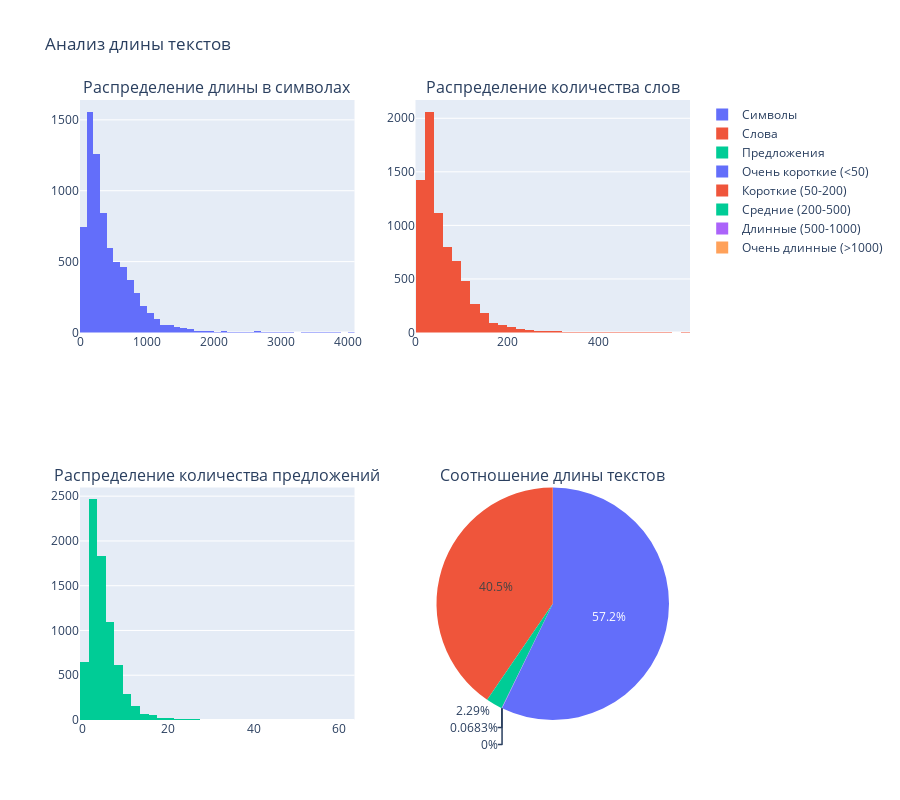

Notebook cell for this chart:
### Markdown cell above
## 3. Визуализация распределения длин

### Code cell
def create_length_visualizations(char_lengths, word_counts, sentence_counts):
    """Создание визуализаций для длин текстов"""
    
    fig = make_subplots(
        rows=2, cols=2,
        subplot_titles=('Распределение длины в символах', 
                       'Распределение количества слов',
                       'Распределение количества предложений',
                       'Соотношение длины текстов'),
        specs=[[{"secondary_y": False}, {"secondary_y": False}],
               [{"secondary_y": False}, {"type": "pie"}]]
    )

    # Гистограмма длины в символах
    fig.add_trace(go.Histogram(x=char_lengths, name='Символы', nbinsx=50),
                  row=1, col=1)

    # Гистограмма количества слов
    fig.add_trace(go.Histogram(x=word_counts, name='Слова', nbinsx=50),
                  row=1, col=2)

    # Гистограмма количества предложений
    fig.add_trace(go.Histogram(x=sentence_counts, name='Предложения', nbinsx=50),
                  row=2, col=1)

    # Круговая диаграмма по категориям длины
    length_categories = pd.cut(word_counts, 
                              bins=[0, 50, 200, 500, 1000, np.inf],
                              labels=['Очень короткие (<50)', 'Короткие (50-200)', 
                                     'Средние (200-500)', 'Длинные (500-1000)', 
                                     'Очень длинные (>1000)'])
    category_counts = length_categories.value_counts()
    fig.add_trace(go.Pie(labels=category_counts.index, 
                         values=category_counts.values,
                         name="Категории длины"),
                  row=2, col=2)

    fig.update_layout(height=800, title_text="Анализ длины текстов")
    fig.show()

create_length_visualizations(char_lengths, word_counts, sentence_counts)

### Figure 1 — Plotly figure (JSON) as saved in the notebook; plotly's stock layout.template omitted (floating-point values rounded to 4 significant figures; data arrays with more than 128 entries replaced by an {"elided": "..."} marker saying what was removed)
{"data": [{"name": "Символы", "nbinsx": 50, "type": "histogram", "x": {"elided": "7325 int values"}, "xaxis": "x", "yaxis": "y"}, {"name": "Слова", "nbinsx": 50, "type": "histogram", "x": {"elided": "7325 int values"}, "xaxis": "x2", "yaxis": "y2"}, {"name": "Предложения", "nbinsx": 50, "type": "histogram", "x": {"elided": "7325 int values"}, "xaxis": "x3", "yaxis": "y3"}, {"domain": {"x": [0.55, 1], "y": [0, 0.375]}, "labels": ["Очень короткие (<50)", "Короткие (50-200)", "Средние (200-500)", "Длинные (500-1000)", "Очень длинные (>1000)"], "name": "Категории длины", "type": "pie", "values": [4188, 2963, 168, 5, 0]}], "layout": {"annotations": [{"font": {"size": 16}, "showarrow": false, "text": "Распределение длины в символах", "x": 0.225, "xanchor": "center", "xref": "paper", "y": 1, "yanchor": "bottom", "yref": "paper"}, {"font": {"size": 16}, "showarrow": false, "text": "Распределение количества слов", "x": 0.775, "xanchor": "center", "xref": "paper", "y": 1, "yanchor": "bottom", "yref": "paper"}, {"font": {"size": 16}, "showarrow": false, "text": "Распределение количества предложений", "x": 0.225, "xanchor": "center", "xref": "paper", "y": 0.375, "yanchor": "bottom", "yref": "paper"}, {"font": {"size": 16}, "showarrow": false, "text": "Соотношение длины текстов", "x": 0.775, "xanchor": "center", "xref": "paper", "y": 0.375, "yanchor": "bottom", "yref": "paper"}], "height": 800, "title": {"text": "Анализ длины текстов"}, "xaxis": {"anchor": "y", "domain": [0, 0.45]}, "xaxis2": {"anchor": "y2", "domain": [0.55, 1]}, "xaxis3": {"anchor": "y3", "domain": [0, 0.45]}, "yaxis": {"anchor": "x", "domain": [0.625, 1]}, "yaxis2": {"anchor": "x2", "domain": [0.625, 1]}, "yaxis3": {"anchor": "x3", "domain": [0, 0.375]}}}
